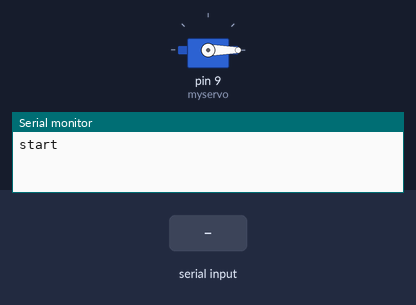
A sketch run on a simulated Arduino Uno, built with avr-gcc and run on an emulated ATmega328P. Shown: servo, the last lines printed to the serial monitor. The test bench sets the inputs (shaded band).

Above: at 1.2 s.
1.3 s: "+" received over Serial
At 2.6 s:
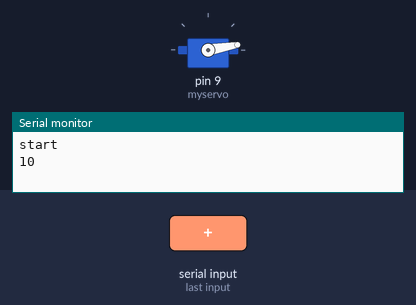
3.8 s: "+" received over Serial
At 5.7 s:
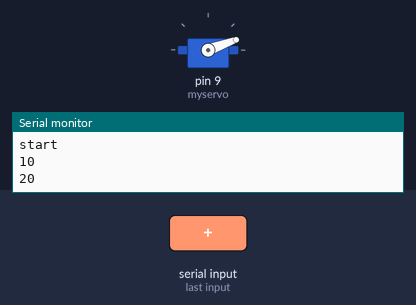
6.3 s: "-" received over Serial
At 7.6 s:
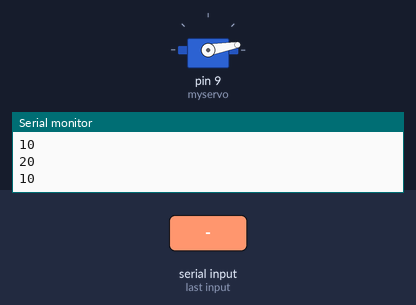
Timing chart, 0 to 9.3 s (numbered marks = the images above; inputs shaded):
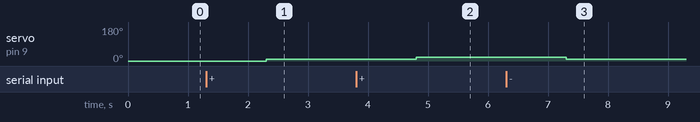

The sketch:

servero.ino
```cpp
#include <Servo.h>

Servo myservo;

int val=0;
String command;

void setup(){
  Serial.begin(9600);
  myservo.attach(9);
  myservo.write(0);
  Serial.println("start");
}

void loop(){
  while (Serial.available()==0){

  }
  command=String(Serial.readString());
  command=command[0];
  if (command=="+" && val<180){
    val+=10;
  } else if (command=="-" && val>0){
    val-=10;
  };
  myservo.write(val);
  Serial.println(val);
}
```

Measured:
- after the input at 1.3 s, servo on pin 9 (myservo): 0° → 10° after 1.0 s
- after the input at 3.8 s, servo on pin 9 (myservo): 10° → 20° after 1.0 s
- after the input at 6.3 s, servo on pin 9 (myservo): 20° → 10° after 1.0 s
